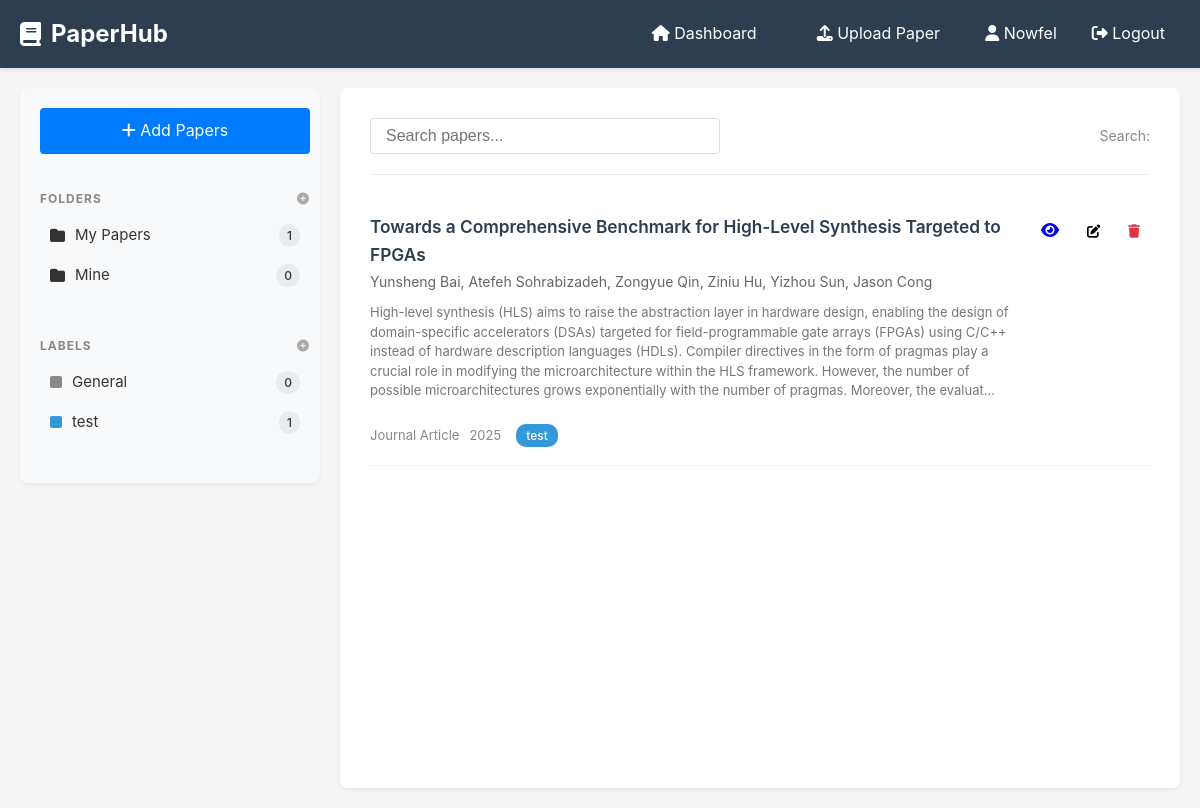
Page /dashboard (signed in) on the earlier database version.
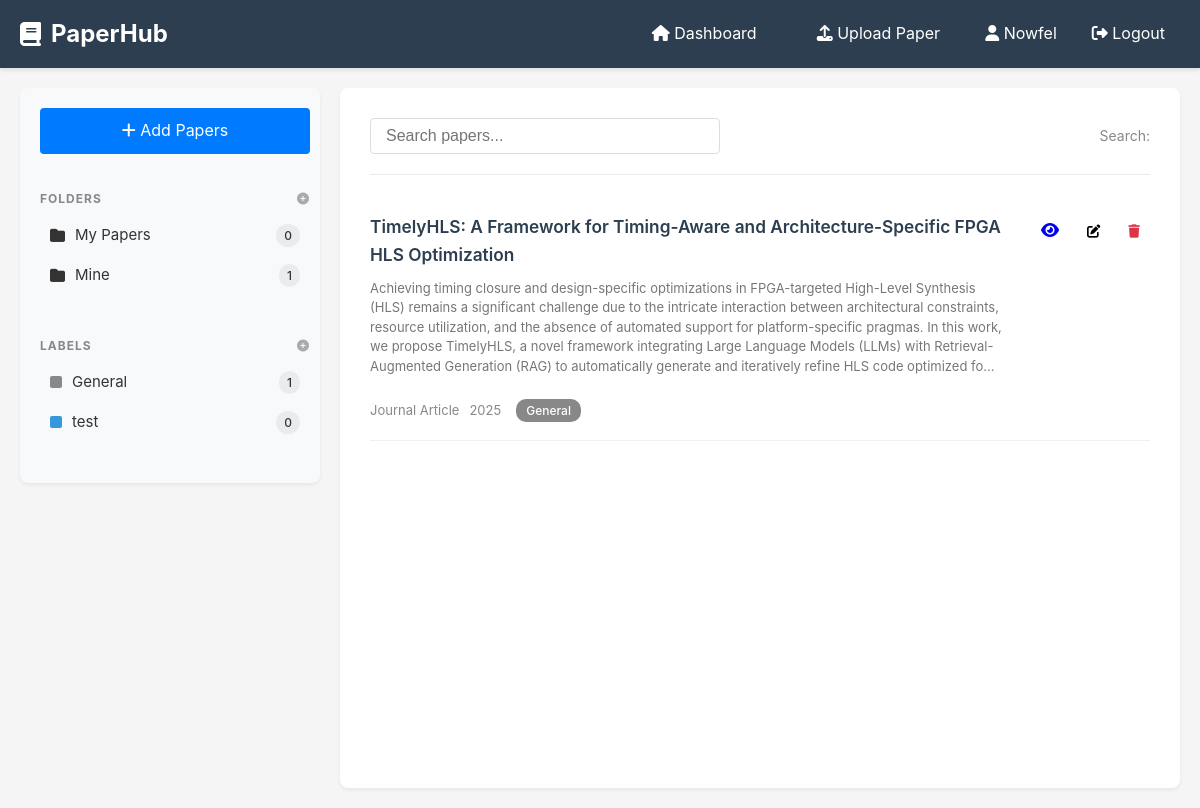
Same page on the later database version.
### app/models.py (models this page shows)
class User(UserMixin, db.Model):
    id = db.Column(db.Integer, primary_key=True)
    email = db.Column(db.String(120), unique=True, nullable=False)
    name = db.Column(db.String(100), nullable=False)
    password = db.Column(db.String(200), nullable=False)
    created_at = db.Column(db.DateTime, default=datetime.utcnow)
    papers = db.relationship('Paper', backref='user', lazy=True, cascade='all, delete-orphan')
    categories = db.relationship('Category', backref='user', lazy=True, cascade='all, delete-orphan')
    folders = db.relationship('Folder', backref='user', lazy=True, cascade='all, delete-orphan')

class Folder(db.Model):
    id = db.Column(db.Integer, primary_key=True)
    name = db.Column(db.String(100), nullable=False)
    user_id = db.Column(db.Integer, db.ForeignKey('user.id'), nullable=False)
    papers = db.relationship('Paper', backref='folder', lazy=True)

class Category(db.Model):
    id = db.Column(db.Integer, primary_key=True)
    name = db.Column(db.String(100), nullable=False)
    color = db.Column(db.String(7), default='#007bff')
    user_id = db.Column(db.Integer, db.ForeignKey('user.id'), nullable=False)
    papers = db.relationship('Paper', backref='category', lazy=True)

class Paper(db.Model):
    id = db.Column(db.Integer, primary_key=True)
    title = db.Column(db.String(500), nullable=False)
    authors = db.Column(db.Text)
    abstract = db.Column(db.Text)
    journal = db.Column(db.String(300), nullable=True)
    filename = db.Column(db.String(200), nullable=False)
    user_id = db.Column(db.Integer, db.ForeignKey('user.id'), nullable=False)
    category_id = db.Column(db.Integer, db.ForeignKey('category.id'), nullable=True)
    folder_id = db.Column(db.Integer, db.ForeignKey('folder.id'), nullable=True)
    uploaded_at = db.Column(db.DateTime, default=datetime.utcnow)

### app/main/routes.py (the view)
@main_bp.route('/dashboard')
@login_required
def dashboard():
    papers = Paper.query.filter_by(user_id=current_user.id).all()
    categories = Category.query.filter_by(user_id=current_user.id).all()
    folders = Folder.query.filter_by(user_id=current_user.id).all()
    return render_template('main/dashboard.html', papers=papers, categories=categories, folders=folders)

### app/templates/main/dashboard.html (shortened to what this page needs)
{% extends "base.html" %}
{% block content %}
<div class="dashboard-container">
    <div class="sidebar enhanced-sidebar">
        <div class="sidebar-section">
            <a href="{{ url_for('main.upload') }}" class="btn btn-block btn-primary" style="margin-bottom: 15px;">
                <i class="fas fa-plus"></i> Add Papers
            </a>
            <div class="sidebar-group">
                <div class="sidebar-title">
                    <span>FOLDERS</span>
                    <i class="fas fa-plus-circle sidebar-action-icon" onclick="showCreateForm('folder')"></i>
                </div>
                {% for folder in folders %}
                <div class="sidebar-folder">
                    <i class="fas fa-folder"></i> {{ folder.name }} <span class="count">{{ folder.papers|length }}</span>
                </div>
                {% endfor %}
            </div>
            <div class="sidebar-group">
                <div class="sidebar-title">
                    <span>LABELS</span>
                    <i class="fas fa-plus-circle sidebar-action-icon" onclick="showCreateForm('label')"></i>
                </div>
                {% for category in categories %}
                <div class="sidebar-label">
                    <span class="label-color" {% if category.color %}style="background-color: {{ category.color }};"{% endif %}></span>
                    {{ category.name }}
                    <span class="count">{{ category.papers|length }}</span>
                </div>
                {% endfor %}
            </div>
        </div>
    </div>
    <div class="main-content enhanced-main-content">
        <div class="content-header enhanced-content-header">
            <input type="text" id="searchInput" placeholder="Search papers..." class="search-input enhanced-search-input" onkeyup="searchPapers()">
            <span class="search-label">Search: </span>
        </div>
        <div class="papers-list enhanced-papers-list" id="papersList">
            {% for paper in papers %}
            <div class="paper-row enhanced-paper-row" data-title="{{ paper.title }}" data-authors="{{ paper.authors }}" data-abstract="{{ paper.abstract }}">
                <div class="paper-info">
                    <div class="paper-title-authors">
                        <a href="{{ url_for('main.view_paper', paper_id=paper.id) }}" class="paper-title-link" target="_blank">
                            <span class="highlightable">{{ paper.title }}</span>
                        </a>
                        <div class="paper-authors highlightable">
                            {{ paper.authors }}
                        </div>
                        <div class="paper-abstract highlightable">
                            {{ paper.abstract[:500] }}...
                        </div>
                    </div>
                    <div class="paper-meta">
                        <span class="paper-journal">{{ paper.journal or 'Journal Article' }}</span>
                        <span class="paper-year">{{ paper.uploaded_at.year }}</span>
                        {% if paper.category %}
                        <span class="badge enhanced-badge" {% if paper.category.color %}style="background-color: {{ paper.category.color }};"{% endif %}>{{ paper.category.name }}</span>
                        {% endif %}
                    </div>
                </div>
                <div class="paper-actions enhanced-paper-actions">
                    <a href="{{ url_for('main.view_paper', paper_id=paper.id) }}" target="_blank" class="btn-icon" title="View PDF"><i class="fas fa-eye"></i></a>
                    <button class="btn-icon" title="Edit" onclick="openModal('edit-modal-{{ paper.id }}')"><i class="fas fa-edit"></i></button>
                    <form method="POST" action="{{ url_for('main.delete_paper', paper_id=paper.id) }}" style="display: inline;" onsubmit="return confirm('Are you sure you want to delete this paper?');">
                        <button type="submit" class="btn-icon danger" title="Delete"><i class="fas fa-trash"></i></button>
                    </form>
                </div>
            </div>
            {% else %}
            <div class="empty-state">
                <i class="fas fa-file-pdf fa-3x"></i>
                <h3>No papers yet</h3>
                <p>Upload your first research paper to get started!</p>
            </div>
            {% endfor %}
        </div>
    </div>
</div>
{% endblock %}

### app/templates/base.html (shortened to what this page needs)
<!DOCTYPE html>
<html lang="en">
<head>
    <link rel="stylesheet" href="{{ url_for('static', filename='style.css') }}">
    <link rel="stylesheet" href="https://cdnjs.cloudflare.com/ajax/libs/font-awesome/6.4.0/css/all.min.css">
</head>
<body>
    {% if current_user.is_authenticated %}
    <nav class="navbar">
        <div class="nav-container">
            <div class="nav-brand">
                <i class="fas fa-book"></i>
                <span>PaperHub</span>
            </div>
            <div class="nav-menu">
                <a href="{{ url_for('main.dashboard') }}" class="nav-link">
                    <i class="fas fa-home"></i> Dashboard
                </a>
                <a href="{{ url_for('main.upload') }}" class="nav-link">
                    <i class="fas fa-upload"></i> Upload Paper
                </a>
                <div class="nav-user">
                    <span><i class="fas fa-user"></i> {{ current_user.name }}</span>
                    <a href="{{ url_for('auth.logout') }}" class="nav-link">
                        <i class="fas fa-sign-out-alt"></i> Logout
                    </a>
                </div>
            </div>
        </div>
    </nav>
    {% endif %}
    <div class="container {% if not current_user.is_authenticated %}auth-container{% endif %}">
        {% block content %}{% endblock %}
    </div>
</body>
</html>

### app/static/style.css (style rules this page uses)
* { margin: 0; padding: 0; box-sizing: border-box; }
body { font-family: -apple-system, BlinkMacSystemFont, 'Segoe UI', Roboto, 'Helvetica Neue', Arial, sans-serif; background-color: #f5f5f5; color: #333; line-height: 1.6; }
.navbar { background-color: #2c3e50; color: white; padding: 0; box-shadow: 0 2px 4px rgba(0,0,0,0.1); }
.nav-container { max-width: 1400px; margin: 0 auto; display: flex; justify-content: space-between; align-items: center; padding: 0 20px; }
.nav-brand { display: flex; align-items: center; gap: 10px; font-size: 1.5rem; font-weight: bold; padding: 15px 0; }
.nav-menu { display: flex; align-items: center; gap: 30px; }
.nav-link { color: white; text-decoration: none; padding: 10px 15px; border-radius: 4px; transition: background-color 0.3s; }
.nav-user { display: flex; align-items: center; gap: 20px; }
.container { max-width: 1400px; margin: 20px auto; padding: 0 20px; }
.btn { display: inline-block; padding: 10px 20px; border: none; border-radius: 4px; font-size: 16px; cursor: pointer; text-decoration: none; text-align: center; transition: all 0.3s; }
.btn-primary { background-color: #007bff; color: white; }
.btn-block { display: block; width: 100%; }
.btn-icon { background: none; border: none; padding: 5px 10px; cursor: pointer; border-radius: 4px; transition: background-color 0.3s; }
.btn-icon.danger { color: #dc3545; }
.dashboard-container { display: flex; gap: 20px; min-height: calc(100vh - 100px); }
.sidebar { width: 300px; background: white; border-radius: 8px; padding: 20px; box-shadow: 0 2px 4px rgba(0,0,0,0.1); height: fit-content; }
.badge { margin-left: auto; background-color: #e9ecef; padding: 2px 8px; border-radius: 12px; font-size: 12px; font-weight: 500; }
.main-content { flex: 1; background: white; border-radius: 8px; padding: 20px; box-shadow: 0 2px 4px rgba(0,0,0,0.1); }
.content-header { display: flex; justify-content: space-between; align-items: center; margin-bottom: 30px; padding-bottom: 20px; border-bottom: 1px solid #e9ecef; }
.search-input { padding: 8px 15px; border: 1px solid #ddd; border-radius: 4px; width: 300px; font-size: 14px; }
.paper-actions { display: flex; gap: 5px; }
.paper-abstract { color: #555; font-size: 14px; line-height: 1.5; margin-bottom: 15px; }
.enhanced-sidebar { min-width: 260px; background: #f8f9fa; border-radius: 8px; padding: 20px 10px 20px 20px; box-shadow: 0 2px 4px rgba(0,0,0,0.06); height: fit-content; }
.sidebar-section { display: flex; flex-direction: column; gap: 20px; }
.sidebar-group { margin-bottom: 20px; }
.sidebar-title { display: flex; justify-content: space-between; align-items: center; font-size: 12px; color: #888; margin-bottom: 8px; font-weight: bold; letter-spacing: 1px; }
.sidebar-action-icon { cursor: pointer; color: #aaa; transition: color 0.2s; }
.sidebar-folder, .sidebar-label { display: flex; align-items: center; gap: 10px; padding: 7px 10px; border-radius: 4px; cursor: pointer; font-size: 15px; margin-bottom: 2px; transition: background 0.2s; }
.sidebar-folder .count, .sidebar-label .count { margin-left: auto; background: #e9ecef; padding: 2px 8px; border-radius: 12px; font-size: 12px; font-weight: 500; }
.label-color { width: 12px; height: 12px; border-radius: 2px; display: inline-block; }
.enhanced-main-content { flex: 1; background: white; border-radius: 8px; padding: 30px; box-shadow: 0 2px 4px rgba(0,0,0,0.06); }
.enhanced-content-header { display: flex; align-items: center; gap: 20px; margin-bottom: 20px; }
.enhanced-search-input { width: 350px; font-size: 16px; }
.search-label { color: #888; font-size: 14px; }
.enhanced-papers-list { display: flex; flex-direction: column; gap: 0; }
.enhanced-paper-row { display: flex; align-items: flex-start; justify-content: space-between; border-bottom: 1px solid #f0f0f0; padding: 18px 0; transition: background 0.2s; }
.paper-info { flex: 1; display: flex; flex-direction: column; gap: 4px; }
.paper-title-link { font-size: 1.08rem; font-weight: 600; color: #2c3e50; text-decoration: none; }
.paper-meta { font-size: 13px; color: #888; margin-top: 4px; display: flex; gap: 10px; align-items: center; }
.enhanced-badge { color: #fff; font-size: 12px; padding: 2px 10px; border-radius: 10px; margin-left: 5px; font-weight: 500; }
.enhanced-paper-actions { display: flex; gap: 8px; align-items: center; margin-left: 20px; }
.paper-abstract { color: #777; font-size: 13px; margin-top: 5px; line-height: 1.5; }

Differences in the rows shown:
computed for Folder "My Papers": papers|length "1" → "0"
computed for Folder "Mine": papers|length "0" → "1"
computed for Category "General": papers|length "0" → "1"
computed for Category "test": papers|length "1" → "0"
changed Paper "Journal Article": title "Towards a Comprehensive Benchmark for High-Level Synthesis Targeted to FPGAs" → "TimelyHLS: A Framework for Timing-Aware and Architecture-Specific FPGA HLS Optimization"; abstract "High-level synthesis (HLS) aims to raise the abstraction layer in hardware design, enabling the design of domain-specific accelerators (DSAs) targeted for field-programmable gate arrays (FPGAs) using C/C++ instead of hardware description languages (HDLs). Compiler directives in the form of pragmas play a crucial role in modifying the microarchitecture within the HLS framework. However, the number of possible microarchitectures grows exponentially with the number of pragmas. Moreover, the evaluat" → "Achieving timing closure and design-specific optimizations in FPGA-targeted High-Level Synthesis (HLS) remains a significant challenge due to the intricate interaction between architectural constraints, resource utilization, and the absence of automated support for platform-specific pragmas. In this work, we propose TimelyHLS, a novel framework integrating Large Language Models (LLMs) with Retrieval-Augmented Generation (RAG) to automatically generate and iteratively refine HLS code optimized fo"; category.name "test" → "General"; authors "Yunsheng Bai, Atefeh Sohrabizadeh, Zongyue Qin, Ziniu Hu, Yizhou Sun, Jason Cong" → (not shown)
